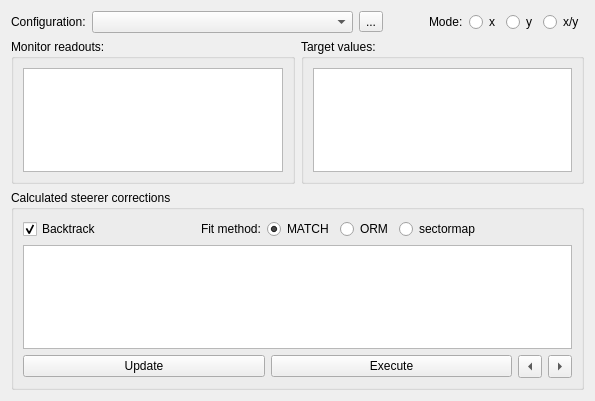
<?xml version="1.0" encoding="UTF-8"?>
<ui version="4.0">
 <class>OVM_Dialog</class>
 <widget class="QWidget" name="OVM_Dialog">
  <property name="geometry">
   <rect>
    <x>0</x>
    <y>0</y>
    <width>595</width>
    <height>401</height>
   </rect>
  </property>
  <property name="windowTitle">
   <string>Multi grid method (orbit flattening)</string>
  </property>
  <layout class="QGridLayout" columnstretch="1,1">
   <item row="0" column="0" colspan="2">
    <layout class="QHBoxLayout" stretch="0,1,0,0,0,0,0,0">
     <item>
      <widget class="QLabel">
       <property name="text">
        <string>Configuration:</string>
       </property>
      </widget>
     </item>
     <item>
      <widget class="QComboBox" name="configComboBox">
       <property name="sizePolicy">
        <sizepolicy hsizetype="Expanding" vsizetype="Fixed">
         <horstretch>1</horstretch>
         <verstretch>0</verstretch>
        </sizepolicy>
       </property>
      </widget>
     </item>
     <item>
      <widget class="QToolButton" name="editConfigButton">
       <property name="text">
        <string>...</string>
       </property>
      </widget>
     </item>
     <item>
      <spacer>
       <property name="orientation">
        <enum>Qt::Horizontal</enum>
       </property>
       <property name="sizeHint" stdset="0">
        <size>
         <width>40</width>
         <height>20</height>
        </size>
       </property>
      </spacer>
     </item>
     <item>
      <widget class="QLabel">
       <property name="text">
        <string>Mode:</string>
       </property>
      </widget>
     </item>
     <item>
      <widget class="QRadioButton" name="modeXButton">
       <property name="text">
        <string>x</string>
       </property>
       <attribute name="buttonGroup">
        <string notr="true">buttongroup_xy</string>
       </attribute>
      </widget>
     </item>
     <item>
      <widget class="QRadioButton" name="modeYButton">
       <property name="text">
        <string>y</string>
       </property>
       <attribute name="buttonGroup">
        <string notr="true">buttongroup_xy</string>
       </attribute>
      </widget>
     </item>
     <item>
      <widget class="QRadioButton" name="modeXYButton">
       <property name="text">
        <string>x/y</string>
       </property>
       <attribute name="buttonGroup">
        <string notr="true">buttongroup_xy</string>
       </attribute>
      </widget>
     </item>
    </layout>
   </item>
   <item row="1" column="0">
    <widget class="QGroupBox">
     <property name="title">
      <string>Monitor readouts:</string>
     </property>
     <layout class="QVBoxLayout">
      <item>
       <widget class="TableView" name="monitorTable"/>
      </item>
     </layout>
    </widget>
   </item>
   <item row="1" column="1">
    <widget class="QGroupBox">
     <property name="title">
      <string>Target values:</string>
     </property>
     <layout class="QVBoxLayout">
      <item>
       <widget class="TableView" name="targetsTable"/>
      </item>
     </layout>
    </widget>
   </item>
   <item row="2" column="0" colspan="2">
    <widget class="QGroupBox">
     <property name="title">
      <string>Calculated steerer corrections</string>
     </property>
     <layout class="QVBoxLayout">
      <item>
       <layout class="QHBoxLayout">
        <item>
         <widget class="QCheckBox" name="backtrackCheckBox">
          <property name="text">
           <string>Backtrack</string>
          </property>
          <property name="checked">
           <bool>true</bool>
          </property>
         </widget>
        </item>
        <item>
         <spacer name="horizontalSpacer">
          <property name="orientation">
           <enum>Qt::Horizontal</enum>
          </property>
          <property name="sizeHint" stdset="0">
           <size>
            <width>40</width>
            <height>20</height>
           </size>
          </property>
         </spacer>
        </item>
        <item>
         <widget class="QLabel">
          <property name="text">
           <string>Fit method:</string>
          </property>
         </widget>
        </item>
        <item>
         <widget class="QRadioButton" name="methodMatchButton">
          <property name="text">
           <string>MATCH</string>
          </property>
          <property name="checked">
           <bool>true</bool>
          </property>
          <attribute name="buttonGroup">
           <string notr="true">buttongroup_method</string>
          </attribute>
         </widget>
        </item>
        <item>
         <widget class="QRadioButton" name="methodORMButton">
          <property name="text">
           <string>ORM</string>
          </property>
          <attribute name="buttonGroup">
           <string notr="true">buttongroup_method</string>
          </attribute>
         </widget>
        </item>
        <item>
         <widget class="QRadioButton" name="methodSectormapButton">
          <property name="text">
           <string>sectormap</string>
          </property>
          <attribute name="buttonGroup">
           <string notr="true">buttongroup_method</string>
          </attribute>
         </widget>
        </item>
        <item>
         <spacer>
          <property name="orientation">
           <enum>Qt::Horizontal</enum>
          </property>
          <property name="sizeHint" stdset="0">
           <size>
            <width>40</width>
            <height>20</height>
           </size>
          </property>
         </spacer>
        </item>
       </layout>
      </item>
      <item>
       <widget class="TableView" name="resultsTable">
        <property name="focusPolicy">
         <enum>Qt::ClickFocus</enum>
        </property>
       </widget>
      </item>
      <item>
       <layout class="QHBoxLayout">
        <item>
         <widget class="QPushButton" name="fitButton">
          <property name="text">
           <string>Update</string>
          </property>
         </widget>
        </item>
        <item>
         <widget class="QPushButton" name="applyButton">
          <property name="text">
           <string>Execute</string>
          </property>
         </widget>
        </item>
        <item>
         <widget class="QToolButton" name="prevButton">
          <property name="text">
           <string>...</string>
          </property>
          <property name="arrowType">
           <enum>Qt::LeftArrow</enum>
          </property>
         </widget>
        </item>
        <item>
         <widget class="QToolButton" name="nextButton">
          <property name="text">
           <string>...</string>
          </property>
          <property name="arrowType">
           <enum>Qt::RightArrow</enum>
          </property>
         </widget>
        </item>
       </layout>
      </item>
     </layout>
    </widget>
   </item>
  </layout>
 </widget>
 <customwidgets>
  <customwidget>
   <class>TableView</class>
   <extends>QTableView</extends>
   <header>madgui/widget/tableview.h</header>
  </customwidget>
 </customwidgets>
 <resources/>
 <connections/>
 <buttongroups>
  <buttongroup name="buttongroup_method"/>
  <buttongroup name="buttongroup_xy"/>
 </buttongroups>
</ui>
